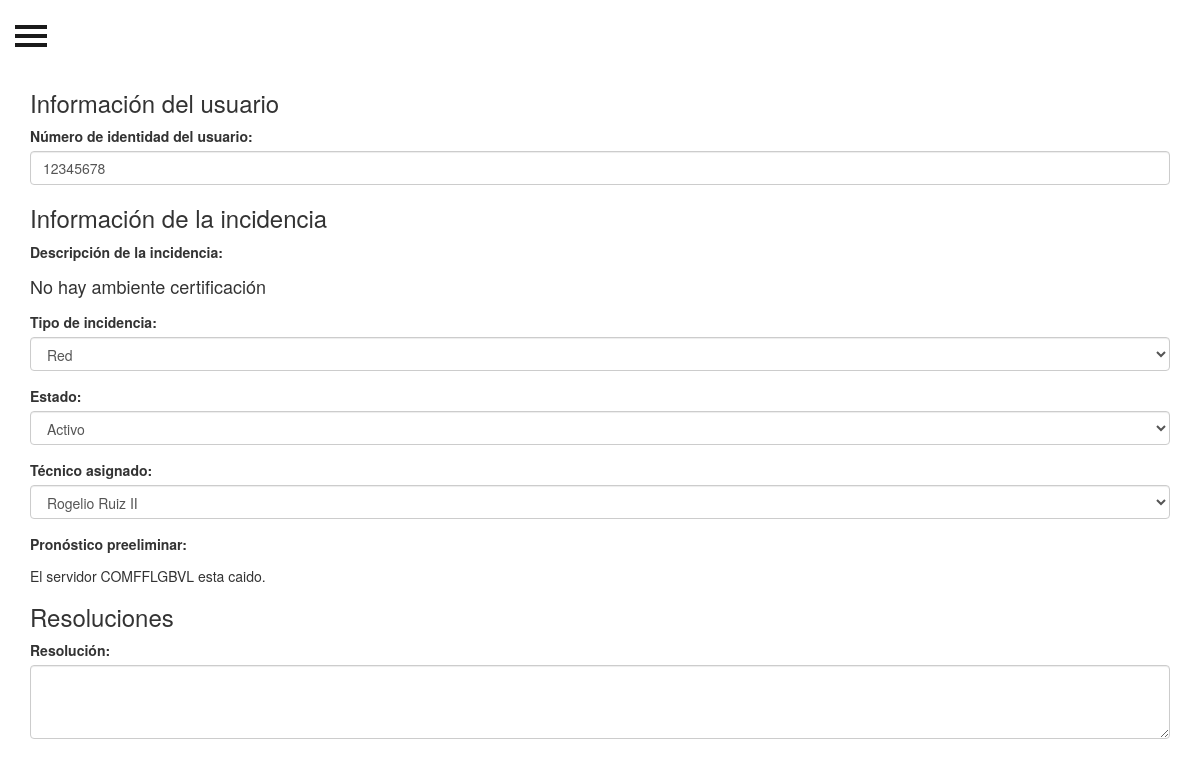
Page /ServideskV0/VerTicketTecnico.php?id_incidencia=10 on the committed database.
### tables this page shows
CREATE TABLE `incidenciastbl` (
  `ID_INCIDENTE` bigint(15) NOT NULL,
  `DOC_USUARIO` bigint(25) NOT NULL,
  `FECHA_INCIDENTE` date NOT NULL,
  `DES_INCIDENCIA` varchar(70) NOT NULL,
  `TIPO_INCIDENCIA` varchar(20) NOT NULL,
  `ESTADO_INCIDENCIA` varchar(15) NOT NULL,
  `PRONOSTICO_PRE` varchar(70) NOT NULL,
  `RESOLUCION` varchar(70) NOT NULL,
  `TEC_ASIGNADO` varchar(30) NOT NULL,
  `ID_TECNICO` int(5) NOT NULL
);

### ServideskV0/VerTicketTecnico.php (the view, shortened to what this page needs)
<!DOCTYPE html>
<html>
<head>
<link rel="stylesheet" href="https://maxcdn.bootstrapcdn.com/bootstrap/3.3.7/css/bootstrap.min.css">
</head>
<body>
<?php include("menuLateralTecnico.php");?>
<?php
include "conexion.php";
mysqli_set_charset($conexion,"utf8");
$consulta="SELECT * FROM incidenciastbl WHERE ID_INCIDENTE= ".$_GET['id_incidencia']."";
$resultados=mysqli_query($conexion,$consulta);
while($row = mysqli_fetch_array($resultados)){
	echo '<form action="VerTicket.php method="GET">';
	echo '<div class="container">';
	echo '<h3>Información del usuario</h3>';
echo '<div class="form-group">';
echo '<label for="txt_id_incidencia">Número de identidad del usuario:</label>';
echo ' <input name="doc_user" type="text" id="id_incidencia" class="form-control"
value='.$row['DOC_USUARIO'].'>';
echo '</div>';
echo '<h3>Información de la incidencia</h3>';
echo '<div class="form-group">';
echo '<label for="mensaje">Descripción de la incidencia:</label>';
echo '<h4>'.$row['DES_INCIDENCIA'].'</h4>';
echo'</div>';
   echo' <div class="form-group">';
   echo'<label for="option">Tipo de incidencia:</label>';
   echo' <select name="tipos_incidencias" id="option" class="form-control" method="POST">';
  echo'<option value="Aplicacion">'.$row['TIPO_INCIDENCIA'].'</option> ';
       echo' </select>';
echo'</div>';
  echo'<div class="form-group">';
   echo'<label for="option">Estado:</label>';
  echo'<select name="tipos_estados" id="option" class="form-control" method="POST">';
      echo'<option value="0">'.$row['ESTADO_INCIDENCIA'].'</option>';
      echo'</select>';
    echo'</div>';
echo'<div class="form-group">';
     echo'<label for="option">Técnico asignado:</label>';
 echo'<select name="tecnicos" id="option" class="form-control" method="POST">';
 echo'<option value="0">'.$row['TEC_ASIGNADO'].'</option>';
 echo'</select>';
   echo' </div>';
        echo'<div class="form-group">';
    echo'<label for="mensaje">Pronóstico preeliminar:</label>';
    echo'<h5>'.$row['PRONOSTICO_PRE'].'</h5>';
   echo' </div>';
   echo' <h3>Resoluciones</h3>';
        echo'<div class="form-group">';
        echo'<label for="mensaje">Resolución:</label>';
        echo'<textarea name="resolucion" id="resolucion" cols="30" rows="3" class="form-control" method="POST"></textarea>';
    echo'</div>';
        echo'</div>';
echo '</form>';
}
?>
</body>
</html>

### ServideskV0/css/menuLateral.css (style rules this page uses)
body { position: relative; overflow-x: hidden; }
body, html { height: 100%; }

### rows in the picture
incidenciastbl: doc_user "12345678", DES_INCIDENCIA "No hay ambiente certificación", tipos_incidencias "Red", tipos_estados "Activo", tecnicos "Rogelio Ruiz II", PRONOSTICO_PRE "El servidor COMFFLGBVL esta caido."
